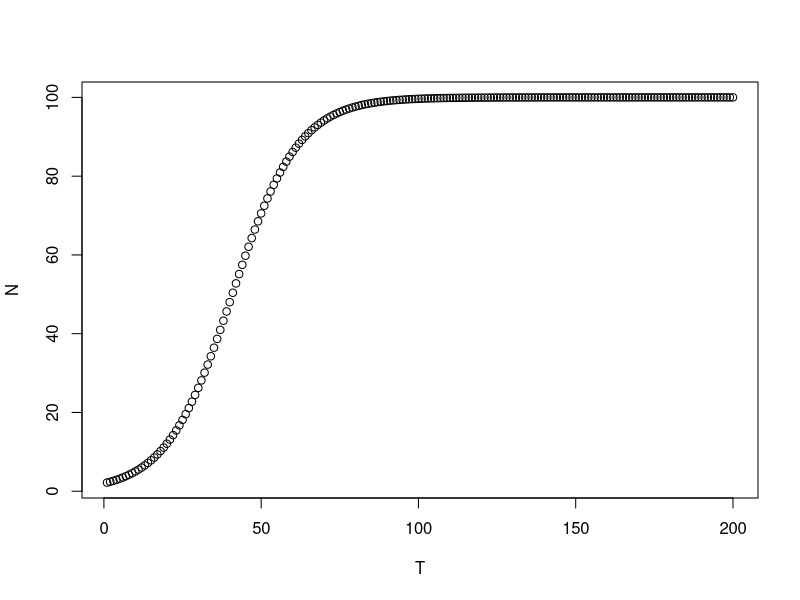
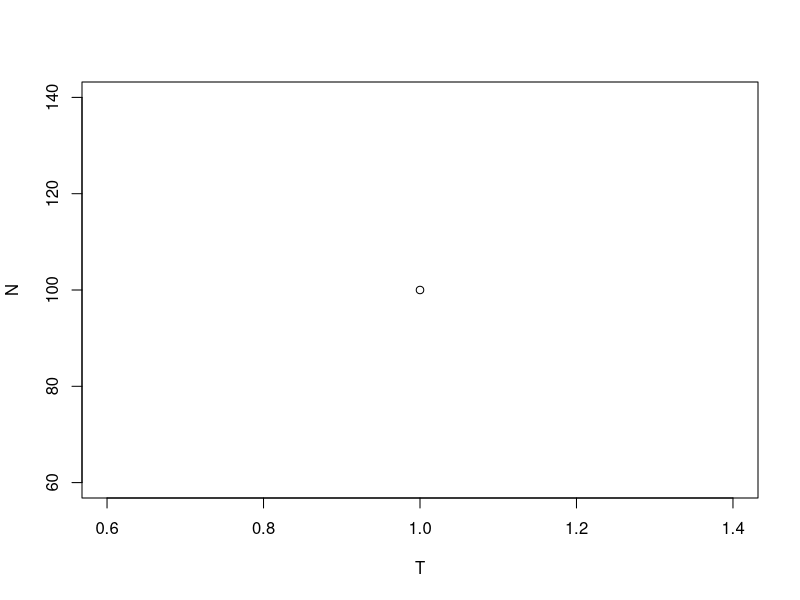
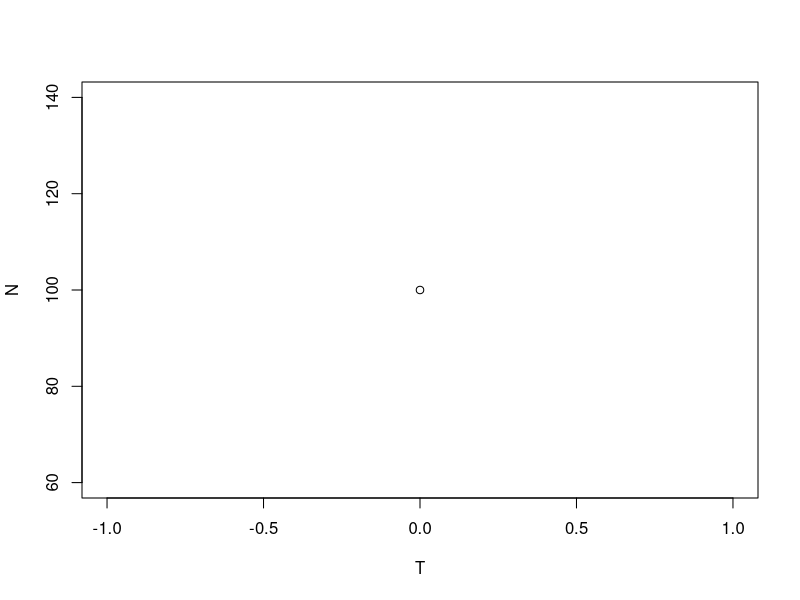

These figures' R source, in order:

      #Section 12 

phi <- 1
for (k in 1:100) {
  phi <- 1+1/phi
  print(c(k,phi))
}
a <- 1.1
b <- 0.001
T <- seq(from=1,to=200,by=1)
N <- numeric(length(T))
n <- 2
for (t in T) {
  n <- a*n/(1+b*n)
  N[t] <- n
}
plot(T,N)

T <- 1
N <- numeric(length(T))
for (t in 1:length(T)) {
  n <- a*n/(1+b*n)
  N[t] <- n
}
N
plot(T,N)
T <- 0
N <- numeric(length(T))
for (t in 1:length(T)) {
  n <- a*n/(1+b*n)
  N[t] <- n
}
N
plot(T,N)

phi <- 20
k <- 1
while (k <= 100) {
  phi <- 1+1/phi
  print(c(k,phi))
  k <- k+1
}

phi <- 20
conv <- FALSE
while (!conv) {
  phi.new <- 1+1/phi
  conv <- phi==phi.new
  phi <- phi.new
}
phi
#only one iteration was needed 
phi <- 3
for (k in seq_len(1000)) {
  phi.new <- 1+1/phi
  if (phi==phi.new) break
  phi <- phi.new
}
phi #1.618034

phi <- 3
while (TRUE) {
  phi.new <- 1+1/phi
  if (phi==phi.new) break
  phi <- phi.new
}
phi#Yes! this phi is 1.618034 therefore it worked identically to the for loop above 

phi <- 12
repeat {
  phi.new <- 1/(1+phi)
  if (phi==phi.new) break
  phi <- phi.new
}
